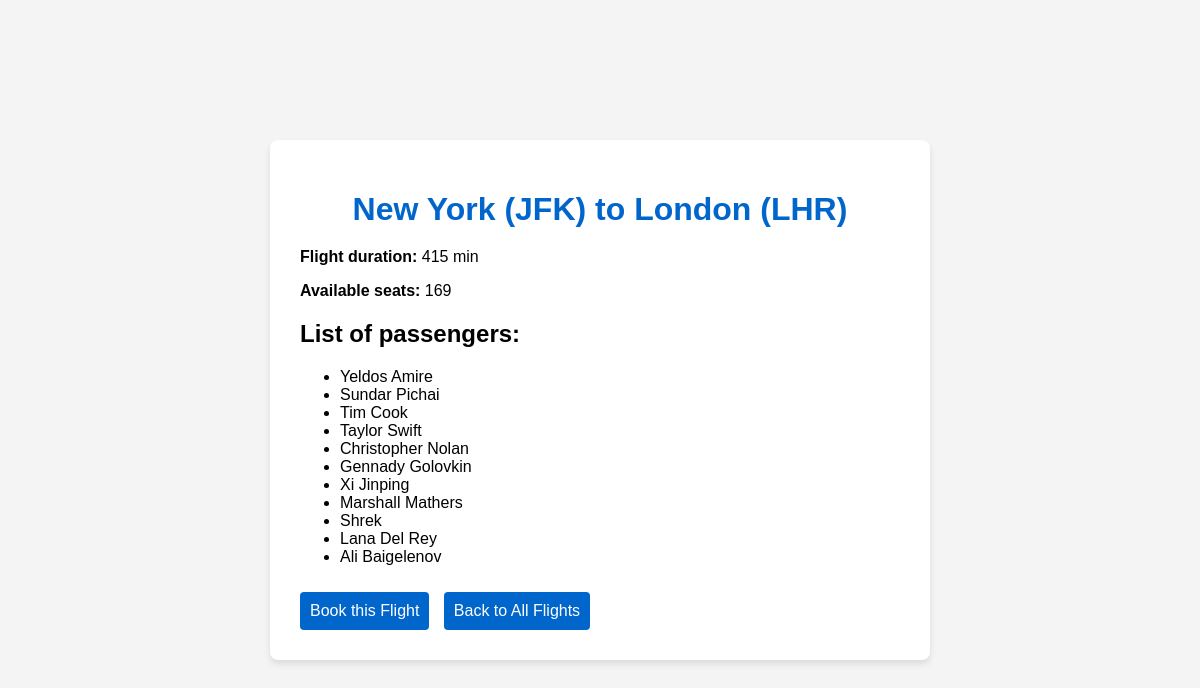
/flight/1/, run on the app's committed database.
### flights/models.py (models this page shows, shortened)
class Flight(models.Model):
    origin = models.ForeignKey(
        Airport,
        on_delete=models.CASCADE,
        related_name='departing_flights'
    )
    destination = models.ForeignKey(
        Airport,
        on_delete=models.CASCADE,
        related_name='arriving_flights'
    )
    duration = models.IntegerField(help_text="Flight duration in minutes")
    capacity = models.IntegerField(default=180)
    def remaining_seats(self):
        return self.capacity - self.booking_set.count()

class Airport(models.Model):
    code = models.CharField(max_length=3, unique=True)
    city = models.CharField(max_length=100)

class Booking(models.Model):
    passenger = models.ForeignKey(Passenger, on_delete=models.CASCADE)
    flight = models.ForeignKey(Flight, on_delete=models.CASCADE)
    booking_code = models.UUIDField(
        default=uuid.uuid4,
        editable=False,
        unique=True
    )
    created_at = models.DateTimeField(auto_now_add=True)

class Passenger(models.Model):
    name = models.CharField(max_length=200)
    email = models.EmailField(unique=True)

### flights/views.py (the view)
# urls.py: path('flight/<int:flight_id>/', views.flight_detail, name='flight_detail'),
def flight_detail(request, flight_id):
    flight = get_object_or_404(Flight, id=flight_id)
    booked_passengers = flight.booking_set.all()
    remaining_seats = flight.remaining_seats()
    return render(request, 'flights/flight_detail.html', {
        'flight': flight,
        'booked_passengers': booked_passengers,
        'remaining_seats': remaining_seats
    })

### flights/templates/flights/flight_detail.html (shortened to what this page needs)
{% load static %}
<!DOCTYPE html>
<html lang="en">
<head>
    <link rel="stylesheet" href="{% static 'css/styles.css' %}">
</head>
<body>
    <div class="container">
        <h1>{{ flight.origin.city }} ({{ flight.origin.code }}) to {{ flight.destination.city }} ({{ flight.destination.code }})</h1>
        <div class="flight-info">
            <p><strong>Flight duration:</strong> {{ flight.duration }} min</p>
            <p><strong>Available seats:</strong> {{ remaining_seats }}</p>
            <h2>List of passengers:</h2>
            <ul>
                {% for booking in booked_passengers %}
                    <li>{{ booking.passenger.name }}</li>
                {% empty %}
                    <p>No passengers booked yet</p>
                {% endfor %}
            </ul>
            <div class="actions">
                <a href="{% url 'book_flight' flight.id %}" class="book-button">Book this Flight</a>
                <a href="{% url 'index' %}" class="back-button">Back to All Flights</a>
            </div>
        </div>
    </div>
</body>
</html>

### flights/static/css/styles.css (style rules this page uses)
body { font-family: Arial, sans-serif; background-color: #f4f4f4; margin: 0; padding: 0; display: flex; justify-content: center; align-items: center; min-height: 100vh; }
.container { background-color: white; border-radius: 8px; box-shadow: 0 4px 6px rgba(0, 0, 0, 0.1); padding: 30px; width: 100%; max-width: 600px; }
h1 { color: #0066cc; text-align: center; margin-bottom: 20px; }
.submit-button, .home-button, .book-button, .back-button { display: block; width: 100%; padding: 10px; background-color: #0066cc; color: white; border: none; border-radius: 4px; text-align: center; text-decoration: none; margin-top: 10px; }
.book-button, .back-button { width: auto; display: inline-block; margin-right: 10px; }

### data on the page
Flight: origin.city "New York", origin.code "JFK", destination.city "London", destination.code "LHR", duration "415"
Booking: passenger.name "Yeldos Amire"
Booking: passenger.name "Sundar Pichai"
Booking: passenger.name "Tim Cook"
Booking: passenger.name "Taylor Swift"
Booking: passenger.name "Christopher Nolan"
Booking: passenger.name "Gennady Golovkin"
Booking: passenger.name "Xi Jinping"
Booking: passenger.name "Marshall Mathers"
Booking: passenger.name "Shrek"
Booking: passenger.name "Lana Del Rey"
Booking: passenger.name "Ali Baigelenov"

### other printed values
{{ remaining_seats }} "169"
